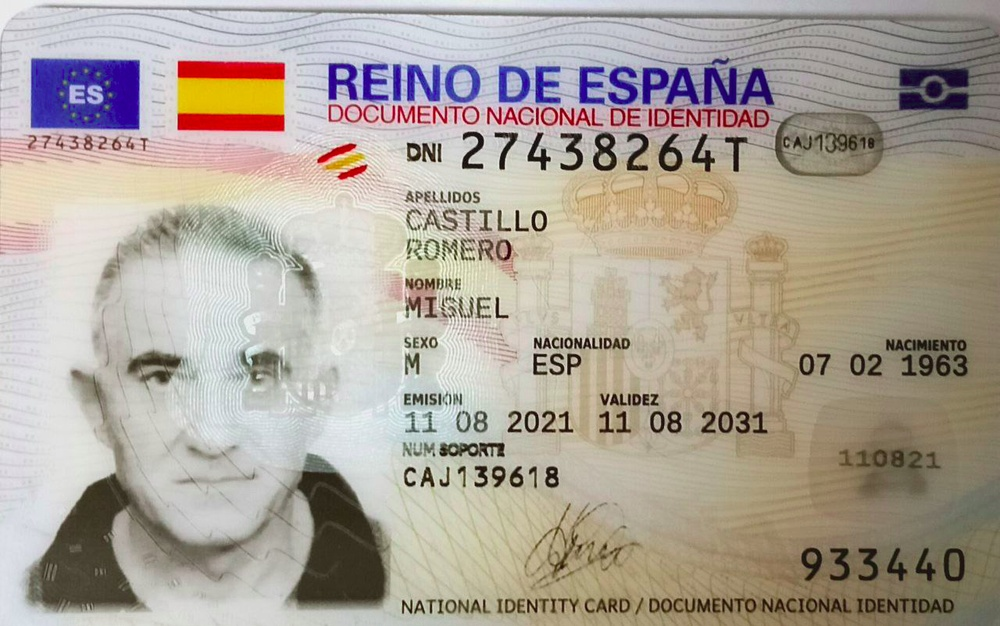
#> input picture backend/uploads/1ceb674d309145fc9d013456fd9e7a42.jpeg, 1000 x 626 px, shrunk from 1280 x 801 before the run; its folder holds only this picture in this run
$ python -i document_analyzer.py   (imports and definitions only)
#> lines starting #> are read from the running program, lines starting #| are printed output that depends on the picture
import re
import io
import os
import json
from PIL import Image, ImageDraw, ImageFont, ImageFilter, ImageEnhance
import pytesseract
from typing import Optional, Tuple, List, Dict

from rgpd_rules import DOCUMENT_TYPES, DocumentType


_TEMPLATES_DIR = os.path.dirname(__file__)
_TEMPLATES_PATH = os.path.join(_TEMPLATES_DIR, "field_templates.json")

_field_templates_cache = None

def load_field_templates() -> Dict[str, Dict[str, list]]:
    global _field_templates_cache
    if _field_templates_cache is not None:
        return _field_templates_cache
    if os.path.exists(_TEMPLATES_PATH):
        with open(_TEMPLATES_PATH, "r", encoding="utf-8") as f:
#> (reads backend/field_templates.json from the repository)
#> further down, picture is the input picture: PIL image 1000x626 RGB; mean R, G, B 171.8, 162.5, 151.7
            _field_templates_cache = json.load(f)
    else:
        _field_templates_cache = {}
    return _field_templates_cache


# [9 lines left out: function get_field_boxes_for_type, not called in this run]


FIELD_BOXES = {}
_templates = load_field_templates()
# [5 lines not run here, left out]


# ============================================================
# CONTENT-BASED FIELD DETECTION (OCR + regex)
# ============================================================
# En lugar de adivinar posiciones con templates, detectamos
# los campos por su contenido: ejecutamos OCR con bounding boxes
# y buscamos patrones (DNI, fecha, etc.) para redactar donde
# aparezcan realmente.

FIELD_LABELS = {
    "dni_number": [
        r'DNI', r'DOCUMENTO', r'IDENTIDAD', r'ID\s*[Nn][úu]',
    ],
    "nie_number": [
        r'NIE', r'EXTRANJERO',
    ],
    "passport_number": [
        r'PASAPORTE', r'PASSPORT', r'N[úu]mero\s*Pasaporte',
    ],
    "license_number": [
        r'PERMISO', r'CONDUCIR', r'LICENCIA', r'LICENSE',
    ],
    "health_number": [
        r'SANITARIA', r'SEGURIDAD\s*SOCIAL', r'SNS', r'AFILIACI[OÓ]N',
    ],
    "card_number": [
        r'SOPORTE', r'TARJETA', r'RESIDENCIA',
    ],
    "dob": [
        r'NACIMIENTO', r'BIRTH', r'F[EÉ]\.?\s*NAC',
    ],
    "address": [
        r'DOMICILIO', r'DIRECCI[OÓ]N', r'ADDRESS', r'CALLE', r'AVDA',
        r'C/', r'PLAZA', r'PASEO', r'CTRA', r'CARRETERA', r'RUA', r'CAMINO',
    ],
    "expiration_date": [
        r'CADUCIDAD', r'VALIDEZ', r'EXPIRY', r'EXPIRATION', r'F[EÉ]\.?\s*VAL',
    ],
    "issue_date": [
        r'EMISI[OÓ]N', r'EXPEDICI[OÓ]N', r'ISSUE', r'F[EÉ]CHA\s*EMISI',
    ],
    "support_number": [
        r'SOPORTE', r'N[UÚ]M\.?\s*SOP',
    ],
    "signature": [
        r'FIRMA', r'SIGNATURE',
    ],
}

VALUE_PATTERNS = {
    "dni_number": re.compile(r'\d{7,9}[A-Za-z]'),
    "nie_number": re.compile(r'[XYZ]\d{7}[A-Za-z]'),
    "passport_number": re.compile(r'[A-Z]{3}\d{6}'),
    "dob": re.compile(r'\d{2}[/\-\.]\d{2}[/\-\.]\d{4}'),
    "expiration_date": re.compile(r'\d{2}[/\-\.]\d{2}[/\-\.]\d{4}'),
}

CONTENT_TO_FIELD = {
    "dni_number": "dni_number",
    "nie_number": "nie_number",
    "passport_number": "passport_number",
    "license_number": "license_number",
    "health_number": "health_number",
    "card_number": "card_number",
    "support_number": "support_number",
    "dob": "dob",
    "address": "address",
    "email": None,
    "phone": None,
}


def _preprocess_for_ocr(img: Image.Image) -> Image.Image:
    if img.mode != 'L':
        img = img.convert('L')
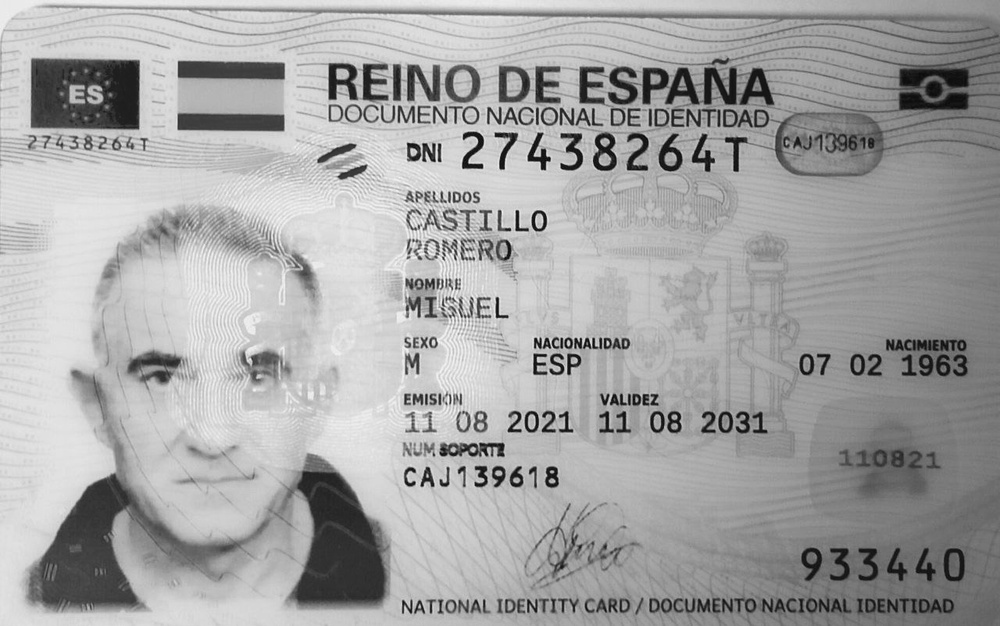
#> img: PIL image 1000x626 L; min 4, max 251, mean 164.1
    enhancer = ImageEnhance.Contrast(img)
    img = enhancer.enhance(1.5)
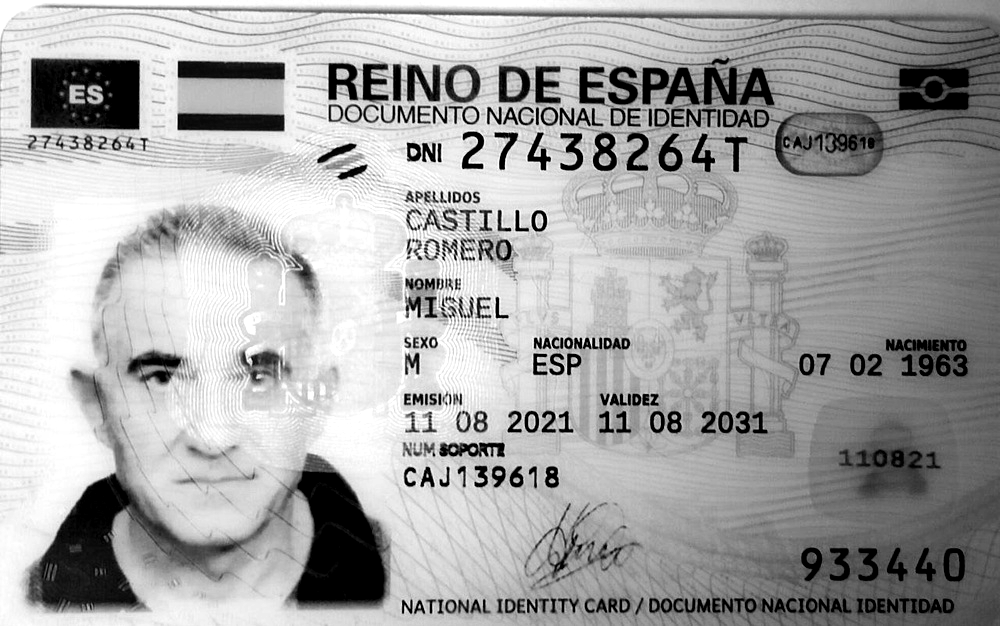
#> img: PIL image 1000x626 L; min 0, max 255, mean 165
    enhancer = ImageEnhance.Sharpness(img)
    img = enhancer.enhance(2.0)
    img = img.filter(ImageFilter.SHARPEN)
    return img


# [225 lines left out: functions detect_fields_by_content, detect_excessive_field_boxes, detect_document_type, _run_ocr, _build_evidence, get_field_preview_boxes, not called in this run]


# ---- Anonymization ----

REDACTION_COLOR = (0, 0, 0, 255)
REDACTION_COLOR_WATERMARK = (0, 0, 0, 200)
WATERMARK_TEXT = "DATOS EXCESIVOS (RGPD)"


# [68 lines left out: functions redact_field_boxes, apply_minimization, _find_field_boxes, not called in this run]

>>> from PIL import Image
>>> picture = Image.open('uploads/1ceb674d309145fc9d013456fd9e7a42.jpeg')
>>> result = _preprocess_for_ocr(picture)
